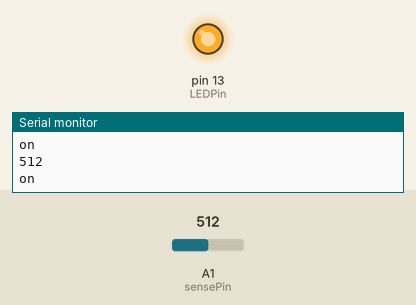
The sketch below on a simulated Arduino Uno, built with avr-gcc and run on an emulated ATmega328P. Shown: output pins drawn as LEDs (lit = HIGH), the last lines printed to the serial monitor. The inputs (shaded band) are chosen by the test bench; at power-on: A1 (sensePin) = 512.

Above: at 1.8 s.
1.9 s: A1 (sensePin) set to 486
At 3.1 s:
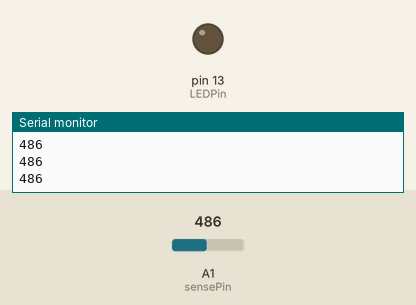
3.5 s: A1 (sensePin) set to 510
At 4.3 s:
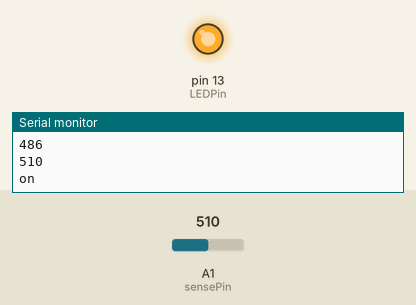
7.6 s: A1 (sensePin) set to 490
At 9.7 s:
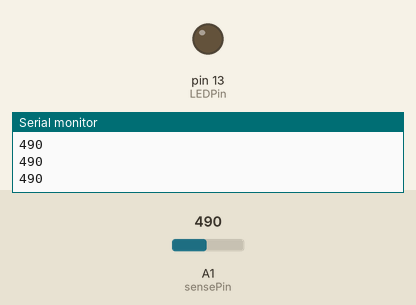
10.0 s: A1 (sensePin) set to 511
At 10.8 s:
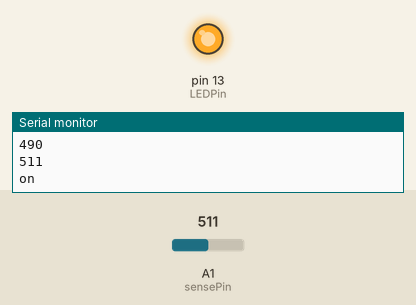
Timing chart, 0 to 13.0 s (numbered marks = the images above; inputs shaded):
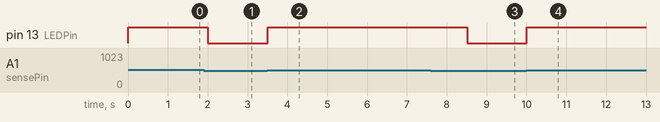

The sketch:

vibration_sensor.ino
```cpp
//defines the pin connections
int GroundPin= 0;
int sensePin= 1;
int LEDPin= 13;

//defines normal and threshold voltage levels
int threshold= 500;

//sets GroundPin and LEDPin as output pins, with GroundPin being set to LOW
void setup()
{
Serial.begin(9600);
pinMode(GroundPin, OUTPUT);
digitalWrite(GroundPin, LOW);
pinMode(LEDPin, OUTPUT);
}

//if the reading is higher than the threshold value, then the LED is turned on
void loop()
{
int reading= analogRead(sensePin);
Serial.println(reading);
if (reading > threshold)
{
digitalWrite(LEDPin, HIGH);
Serial.println("on");
delay(1000);
digitalWrite(LEDPin, LOW);
}
}
```

Measured:
- the behaviour switches between 501 and 500 on A1 (sensePin) (found by bisection; images 0 and 1)
- after the input at 1.9 s, pin 13 (LEDPin): HIGH → LOW after 0.10 s
- after the input at 3.5 s, pin 13 (LEDPin): LOW → HIGH at once
- after the input at 7.6 s, pin 13 (LEDPin): HIGH → LOW after 0.91 s
- after the input at 10.0 s, pin 13 (LEDPin): LOW → HIGH at once
